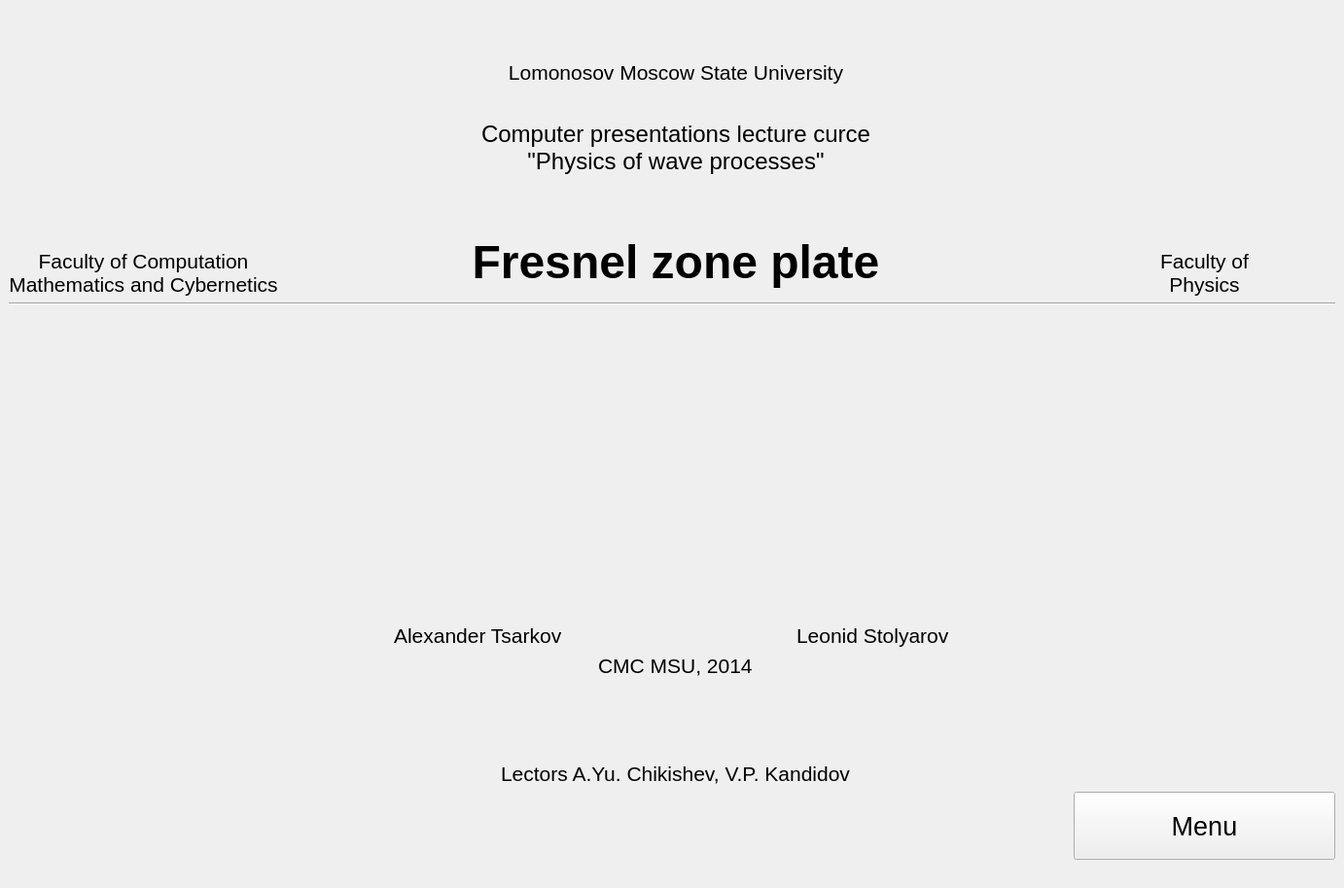
<?xml version="1.0" encoding="UTF-8"?>
<ui version="4.0">
 <class>AuthorsWindow</class>
 <widget class="QMainWindow" name="AuthorsWindow">
  <property name="geometry">
   <rect>
    <x>0</x>
    <y>0</y>
    <width>1382</width>
    <height>913</height>
   </rect>
  </property>
  <property name="windowTitle">
   <string>MainWindow</string>
  </property>
  <widget class="QWidget" name="centralwidget">
   <layout class="QGridLayout" name="gridLayout_2">
    <item row="0" column="0">
     <layout class="QGridLayout" name="gridLayout" columnstretch="1,3,1">
      <item row="10" column="2">
       <widget class="FontScalablePushButton" name="pushButton_Menu">
        <property name="sizePolicy">
         <sizepolicy hsizetype="Preferred" vsizetype="Preferred">
          <horstretch>0</horstretch>
          <verstretch>0</verstretch>
         </sizepolicy>
        </property>
        <property name="minimumSize">
         <size>
          <width>0</width>
          <height>50</height>
         </size>
        </property>
        <property name="font">
         <font>
          <family>Arial</family>
          <pointsize>20</pointsize>
          <weight>50</weight>
          <bold>false</bold>
         </font>
        </property>
        <property name="styleSheet">
         <string notr="true">padding-top:15%;
padding-bottom:15%</string>
        </property>
        <property name="locale">
         <locale language="English" country="UnitedStates"/>
        </property>
        <property name="text">
         <string>Menu</string>
        </property>
       </widget>
      </item>
      <item row="6" column="1">
       <layout class="QHBoxLayout" name="horizontalLayout_4">
        <item alignment="Qt::AlignHCenter">
         <widget class="FontScalableLabel" name="label_7">
          <property name="font">
           <font>
            <family>Arial</family>
            <pointsize>16</pointsize>
           </font>
          </property>
          <property name="locale">
           <locale language="English" country="UnitedStates"/>
          </property>
          <property name="text">
           <string>Alexander Tsarkov</string>
          </property>
         </widget>
        </item>
        <item alignment="Qt::AlignHCenter">
         <widget class="FontScalableLabel" name="label_3">
          <property name="font">
           <font>
            <family>Arial</family>
            <pointsize>16</pointsize>
           </font>
          </property>
          <property name="locale">
           <locale language="English" country="UnitedStates"/>
          </property>
          <property name="text">
           <string>Leonid Stolyarov</string>
          </property>
         </widget>
        </item>
       </layout>
      </item>
      <item row="7" column="1" alignment="Qt::AlignHCenter">
       <widget class="QLabel" name="label_9">
        <property name="font">
         <font>
          <family>Arial</family>
          <pointsize>16</pointsize>
         </font>
        </property>
        <property name="locale">
         <locale language="English" country="UnitedStates"/>
        </property>
        <property name="text">
         <string>CMC MSU, 2014</string>
        </property>
       </widget>
      </item>
      <item row="1" column="1">
       <layout class="QVBoxLayout" name="verticalLayout">
        <property name="leftMargin">
         <number>6</number>
        </property>
        <property name="rightMargin">
         <number>6</number>
        </property>
        <item>
         <spacer name="verticalSpacer_4">
          <property name="locale">
           <locale language="English" country="UnitedStates"/>
          </property>
          <property name="orientation">
           <enum>Qt::Vertical</enum>
          </property>
          <property name="sizeType">
           <enum>QSizePolicy::Fixed</enum>
          </property>
          <property name="sizeHint" stdset="0">
           <size>
            <width>20</width>
            <height>30</height>
           </size>
          </property>
         </spacer>
        </item>
        <item>
         <widget class="FontScalableLabel" name="label_4">
          <property name="font">
           <font>
            <family>Arial</family>
            <pointsize>16</pointsize>
            <italic>false</italic>
           </font>
          </property>
          <property name="locale">
           <locale language="English" country="UnitedStates"/>
          </property>
          <property name="text">
           <string>Lomonosov Moscow State University</string>
          </property>
          <property name="alignment">
           <set>Qt::AlignCenter</set>
          </property>
         </widget>
        </item>
        <item>
         <widget class="FontScalableLabel" name="label_5">
          <property name="font">
           <font>
            <family>Arial</family>
            <pointsize>18</pointsize>
            <italic>false</italic>
           </font>
          </property>
          <property name="locale">
           <locale language="English" country="UnitedStates"/>
          </property>
          <property name="text">
           <string>Computer presentations lecture curce
&quot;Physics of wave processes&quot;</string>
          </property>
          <property name="alignment">
           <set>Qt::AlignCenter</set>
          </property>
         </widget>
        </item>
        <item>
         <spacer name="verticalSpacer_2">
          <property name="locale">
           <locale language="English" country="UnitedStates"/>
          </property>
          <property name="orientation">
           <enum>Qt::Vertical</enum>
          </property>
          <property name="sizeType">
           <enum>QSizePolicy::Fixed</enum>
          </property>
          <property name="sizeHint" stdset="0">
           <size>
            <width>20</width>
            <height>40</height>
           </size>
          </property>
         </spacer>
        </item>
        <item>
         <widget class="FontScalableLabel" name="label_6">
          <property name="font">
           <font>
            <family>Arial</family>
            <pointsize>36</pointsize>
            <weight>75</weight>
            <italic>false</italic>
            <bold>true</bold>
           </font>
          </property>
          <property name="locale">
           <locale language="English" country="UnitedStates"/>
          </property>
          <property name="text">
           <string>Fresnel zone plate</string>
          </property>
          <property name="alignment">
           <set>Qt::AlignCenter</set>
          </property>
         </widget>
        </item>
       </layout>
      </item>
      <item row="1" column="0">
       <layout class="QVBoxLayout" name="verticalLayout_2">
        <item>
         <widget class="QWidget" name="widget_2" native="true">
          <property name="sizePolicy">
           <sizepolicy hsizetype="MinimumExpanding" vsizetype="MinimumExpanding">
            <horstretch>0</horstretch>
            <verstretch>0</verstretch>
           </sizepolicy>
          </property>
          <property name="styleSheet">
           <string notr="true">image: url(:/cmc-logo.png);</string>
          </property>
          <property name="locale">
           <locale language="English" country="UnitedStates"/>
          </property>
         </widget>
        </item>
        <item alignment="Qt::AlignHCenter|Qt::AlignBottom">
         <widget class="FontScalableLabel" name="label">
          <property name="sizePolicy">
           <sizepolicy hsizetype="Fixed" vsizetype="Fixed">
            <horstretch>0</horstretch>
            <verstretch>0</verstretch>
           </sizepolicy>
          </property>
          <property name="font">
           <font>
            <family>Arial</family>
            <pointsize>16</pointsize>
            <italic>false</italic>
            <kerning>true</kerning>
           </font>
          </property>
          <property name="locale">
           <locale language="English" country="UnitedStates"/>
          </property>
          <property name="text">
           <string>Faculty of Computation
Mathematics and Cybernetics</string>
          </property>
          <property name="alignment">
           <set>Qt::AlignCenter</set>
          </property>
          <property name="wordWrap">
           <bool>false</bool>
          </property>
         </widget>
        </item>
       </layout>
      </item>
      <item row="5" column="1">
       <layout class="QHBoxLayout" name="horizontalLayout_3">
        <item>
         <widget class="QWidget" name="widget_5" native="true">
          <property name="sizePolicy">
           <sizepolicy hsizetype="MinimumExpanding" vsizetype="MinimumExpanding">
            <horstretch>0</horstretch>
            <verstretch>0</verstretch>
           </sizepolicy>
          </property>
          <property name="minimumSize">
           <size>
            <width>0</width>
            <height>260</height>
           </size>
          </property>
          <property name="styleSheet">
           <string notr="true">image: url(:sanya.png);</string>
          </property>
          <property name="locale">
           <locale language="English" country="UnitedStates"/>
          </property>
         </widget>
        </item>
        <item>
         <widget class="QWidget" name="widget_4" native="true">
          <property name="sizePolicy">
           <sizepolicy hsizetype="MinimumExpanding" vsizetype="MinimumExpanding">
            <horstretch>0</horstretch>
            <verstretch>0</verstretch>
           </sizepolicy>
          </property>
          <property name="minimumSize">
           <size>
            <width>0</width>
            <height>260</height>
           </size>
          </property>
          <property name="styleSheet">
           <string notr="true">image: url(:lenya.png);</string>
          </property>
          <property name="locale">
           <locale language="English" country="UnitedStates"/>
          </property>
         </widget>
        </item>
       </layout>
      </item>
      <item row="4" column="1">
       <spacer name="verticalSpacer_3">
        <property name="locale">
         <locale language="English" country="UnitedStates"/>
        </property>
        <property name="orientation">
         <enum>Qt::Vertical</enum>
        </property>
        <property name="sizeType">
         <enum>QSizePolicy::Fixed</enum>
        </property>
        <property name="sizeHint" stdset="0">
         <size>
          <width>20</width>
          <height>20</height>
         </size>
        </property>
       </spacer>
      </item>
      <item row="10" column="1">
       <widget class="QWidget" name="widget" native="true">
        <property name="minimumSize">
         <size>
          <width>0</width>
          <height>70</height>
         </size>
        </property>
        <property name="locale">
         <locale language="English" country="UnitedStates"/>
        </property>
        <layout class="QHBoxLayout" name="horizontalLayout"/>
       </widget>
      </item>
      <item row="1" column="2">
       <layout class="QVBoxLayout" name="verticalLayout_4">
        <item>
         <widget class="QWidget" name="widget_3" native="true">
          <property name="sizePolicy">
           <sizepolicy hsizetype="MinimumExpanding" vsizetype="MinimumExpanding">
            <horstretch>0</horstretch>
            <verstretch>0</verstretch>
           </sizepolicy>
          </property>
          <property name="styleSheet">
           <string notr="true">image: url(:/phys-logo.png);</string>
          </property>
          <property name="locale">
           <locale language="English" country="UnitedStates"/>
          </property>
         </widget>
        </item>
        <item alignment="Qt::AlignHCenter|Qt::AlignBottom">
         <widget class="FontScalableLabel" name="label_2">
          <property name="sizePolicy">
           <sizepolicy hsizetype="Fixed" vsizetype="Fixed">
            <horstretch>0</horstretch>
            <verstretch>0</verstretch>
           </sizepolicy>
          </property>
          <property name="font">
           <font>
            <family>Arial</family>
            <pointsize>16</pointsize>
            <italic>false</italic>
            <kerning>true</kerning>
           </font>
          </property>
          <property name="locale">
           <locale language="English" country="UnitedStates"/>
          </property>
          <property name="text">
           <string>Faculty of 
Physics</string>
          </property>
          <property name="alignment">
           <set>Qt::AlignCenter</set>
          </property>
          <property name="wordWrap">
           <bool>false</bool>
          </property>
         </widget>
        </item>
       </layout>
      </item>
      <item row="11" column="1">
       <spacer name="verticalSpacer_7">
        <property name="locale">
         <locale language="English" country="UnitedStates"/>
        </property>
        <property name="orientation">
         <enum>Qt::Vertical</enum>
        </property>
        <property name="sizeType">
         <enum>QSizePolicy::Fixed</enum>
        </property>
        <property name="sizeHint" stdset="0">
         <size>
          <width>20</width>
          <height>20</height>
         </size>
        </property>
       </spacer>
      </item>
      <item row="9" column="1" alignment="Qt::AlignHCenter">
       <widget class="QLabel" name="label_8">
        <property name="font">
         <font>
          <family>Arial</family>
          <pointsize>16</pointsize>
         </font>
        </property>
        <property name="locale">
         <locale language="English" country="UnitedStates"/>
        </property>
        <property name="text">
         <string>Lectors A.Yu. Chikishev, V.P. Kandidov</string>
        </property>
       </widget>
      </item>
      <item row="8" column="1">
       <spacer name="verticalSpacer">
        <property name="locale">
         <locale language="English" country="UnitedStates"/>
        </property>
        <property name="orientation">
         <enum>Qt::Vertical</enum>
        </property>
        <property name="sizeType">
         <enum>QSizePolicy::Fixed</enum>
        </property>
        <property name="sizeHint" stdset="0">
         <size>
          <width>20</width>
          <height>80</height>
         </size>
        </property>
       </spacer>
      </item>
      <item row="3" column="0" colspan="3">
       <widget class="Line" name="line">
        <property name="locale">
         <locale language="English" country="UnitedStates"/>
        </property>
        <property name="orientation">
         <enum>Qt::Horizontal</enum>
        </property>
       </widget>
      </item>
     </layout>
    </item>
   </layout>
  </widget>
 </widget>
 <customwidgets>
  <customwidget>
   <class>FontScalableLabel</class>
   <extends>QLabel</extends>
   <header>fontscalablelabel.h</header>
  </customwidget>
  <customwidget>
   <class>FontScalablePushButton</class>
   <extends>QPushButton</extends>
   <header>fontscalablepushbutton.h</header>
  </customwidget>
 </customwidgets>
 <resources/>
 <connections/>
</ui>
